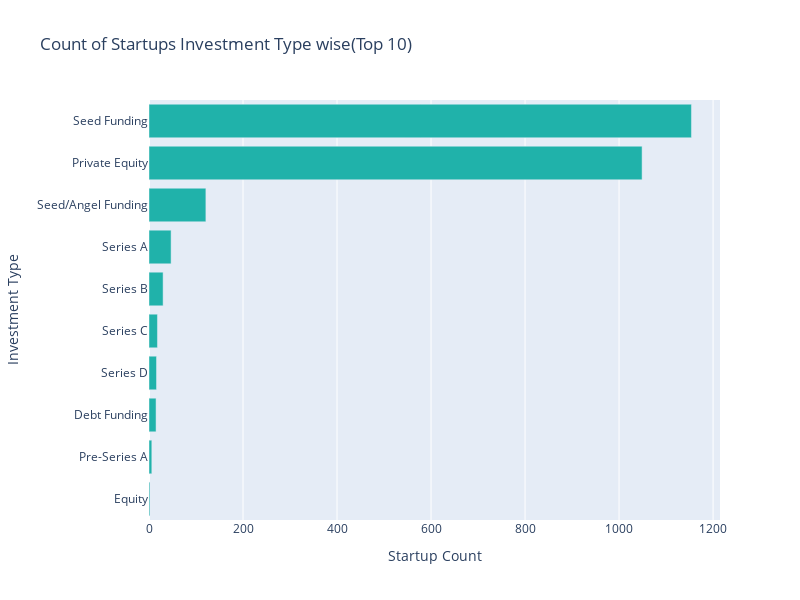

The cell this chart's notebook holds for it:
### Markdown cell above
#### 6) Count of Startups Investment Type wise
- The visualization presents the distribution of startups according to their investment types, focusing on the top 10 investment categories within the dataset. Through a horizontal bar chart, it provides a clear overview of the prevalence of various investment types in funding startup ventures. This insight aids in understanding the preferred investment strategies and trends within the entrepreneurial landscape.

### Code cell
import plotly.graph_objects as go
import pandas as pd

def investment_type_count(df):
    investment_count = df['Investment_Type'].value_counts().reset_index()
    investment_count.columns = ['Investment_Type', 'Startup_Count']
    investment_count = investment_count.sort_values(by='Startup_Count', ascending=False).head(10)
    investment_count = investment_count[::-1] 
    fig = go.Figure(data=[go.Bar(
        x=investment_count['Startup_Count'],
        y=investment_count['Investment_Type'],
        orientation='h',
        marker=dict(color='lightseagreen')
    )])
    
    fig.update_layout(
        title='Count of Startups Investment Type wise(Top 10)',
        xaxis_title='Startup Count',
        yaxis_title='Investment Type',
        width=800,
        height=600
    )

    fig.show()

investment_type_count(final)

### Figure 1 — Plotly figure (JSON) as saved in the notebook; plotly's stock layout.template omitted (floating-point values rounded to 4 significant figures)
{"data": [{"marker": {"color": "lightseagreen"}, "orientation": "h", "type": "bar", "x": [2, 6, 15, 16, 18, 30, 47, 121, 1049, 1154], "y": ["Equity", "Pre-Series A", "Debt Funding", "Series D", "Series C", "Series B", "Series A", "Seed/Angel Funding", "Private Equity", "Seed Funding"]}], "layout": {"height": 600, "title": {"text": "Count of Startups Investment Type wise(Top 10)"}, "width": 800, "xaxis": {"title": {"text": "Startup Count"}}, "yaxis": {"title": {"text": "Investment Type"}}}}
